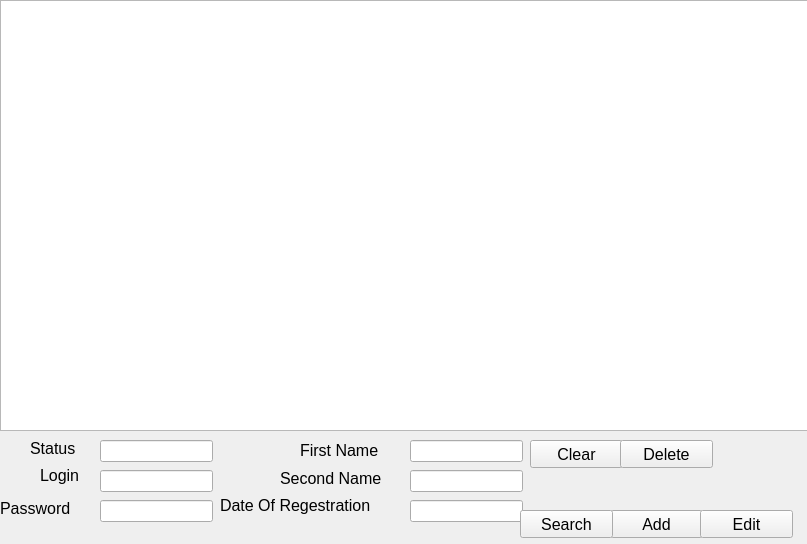
<?xml version="1.0" encoding="UTF-8"?>
<ui version="4.0">
 <class>UsersTabView</class>
 <widget class="QWidget" name="UsersTabView">
  <property name="geometry">
   <rect>
    <x>0</x>
    <y>0</y>
    <width>807</width>
    <height>544</height>
   </rect>
  </property>
  <property name="font">
   <font>
    <pointsize>12</pointsize>
   </font>
  </property>
  <property name="windowTitle">
   <string>UsersTabView</string>
  </property>
  <widget class="QTableView" name="tableView_userData">
   <property name="geometry">
    <rect>
     <x>0</x>
     <y>0</y>
     <width>811</width>
     <height>431</height>
    </rect>
   </property>
  </widget>
  <widget class="QLabel" name="label_Status">
   <property name="geometry">
    <rect>
     <x>30</x>
     <y>440</y>
     <width>61</width>
     <height>16</height>
    </rect>
   </property>
   <property name="text">
    <string>Status</string>
   </property>
  </widget>
  <widget class="QLabel" name="label_Login">
   <property name="geometry">
    <rect>
     <x>40</x>
     <y>460</y>
     <width>51</width>
     <height>31</height>
    </rect>
   </property>
   <property name="text">
    <string>Login</string>
   </property>
  </widget>
  <widget class="QLabel" name="label_Password">
   <property name="geometry">
    <rect>
     <x>0</x>
     <y>500</y>
     <width>91</width>
     <height>16</height>
    </rect>
   </property>
   <property name="text">
    <string>Password</string>
   </property>
  </widget>
  <widget class="QLabel" name="label_FstName">
   <property name="geometry">
    <rect>
     <x>300</x>
     <y>440</y>
     <width>101</width>
     <height>21</height>
    </rect>
   </property>
   <property name="text">
    <string>First Name</string>
   </property>
  </widget>
  <widget class="QLabel" name="label_ScndName">
   <property name="geometry">
    <rect>
     <x>280</x>
     <y>470</y>
     <width>121</width>
     <height>16</height>
    </rect>
   </property>
   <property name="text">
    <string>Second Name</string>
   </property>
  </widget>
  <widget class="QLabel" name="label_DateOfReg">
   <property name="geometry">
    <rect>
     <x>220</x>
     <y>490</y>
     <width>201</width>
     <height>31</height>
    </rect>
   </property>
   <property name="text">
    <string>Date Of Regestration</string>
   </property>
  </widget>
  <widget class="QLineEdit" name="lineEdit_Status">
   <property name="geometry">
    <rect>
     <x>100</x>
     <y>440</y>
     <width>113</width>
     <height>22</height>
    </rect>
   </property>
  </widget>
  <widget class="QLineEdit" name="lineEdit_Login">
   <property name="geometry">
    <rect>
     <x>100</x>
     <y>470</y>
     <width>113</width>
     <height>22</height>
    </rect>
   </property>
  </widget>
  <widget class="QLineEdit" name="lineEdit_Password">
   <property name="geometry">
    <rect>
     <x>100</x>
     <y>500</y>
     <width>113</width>
     <height>22</height>
    </rect>
   </property>
  </widget>
  <widget class="QLineEdit" name="lineEdit_FirstName">
   <property name="geometry">
    <rect>
     <x>410</x>
     <y>440</y>
     <width>113</width>
     <height>22</height>
    </rect>
   </property>
  </widget>
  <widget class="QLineEdit" name="lineEdit_ScndName">
   <property name="geometry">
    <rect>
     <x>410</x>
     <y>470</y>
     <width>113</width>
     <height>22</height>
    </rect>
   </property>
  </widget>
  <widget class="QLineEdit" name="lineEdit_DateOfReg">
   <property name="geometry">
    <rect>
     <x>410</x>
     <y>500</y>
     <width>113</width>
     <height>22</height>
    </rect>
   </property>
  </widget>
  <widget class="QPushButton" name="pushButton_add">
   <property name="geometry">
    <rect>
     <x>610</x>
     <y>510</y>
     <width>93</width>
     <height>28</height>
    </rect>
   </property>
   <property name="text">
    <string>Add</string>
   </property>
  </widget>
  <widget class="QPushButton" name="pushButton_clear">
   <property name="geometry">
    <rect>
     <x>530</x>
     <y>440</y>
     <width>93</width>
     <height>28</height>
    </rect>
   </property>
   <property name="text">
    <string>Clear</string>
   </property>
  </widget>
  <widget class="QPushButton" name="pushButton_search">
   <property name="geometry">
    <rect>
     <x>520</x>
     <y>510</y>
     <width>93</width>
     <height>28</height>
    </rect>
   </property>
   <property name="text">
    <string>Search</string>
   </property>
  </widget>
  <widget class="QPushButton" name="pushButton_edit">
   <property name="geometry">
    <rect>
     <x>700</x>
     <y>510</y>
     <width>93</width>
     <height>28</height>
    </rect>
   </property>
   <property name="text">
    <string>Edit</string>
   </property>
  </widget>
  <widget class="QPushButton" name="pushButton_delete">
   <property name="geometry">
    <rect>
     <x>620</x>
     <y>440</y>
     <width>93</width>
     <height>28</height>
    </rect>
   </property>
   <property name="text">
    <string>Delete</string>
   </property>
  </widget>
 </widget>
 <layoutdefault spacing="6" margin="11"/>
 <resources/>
 <connections/>
</ui>
